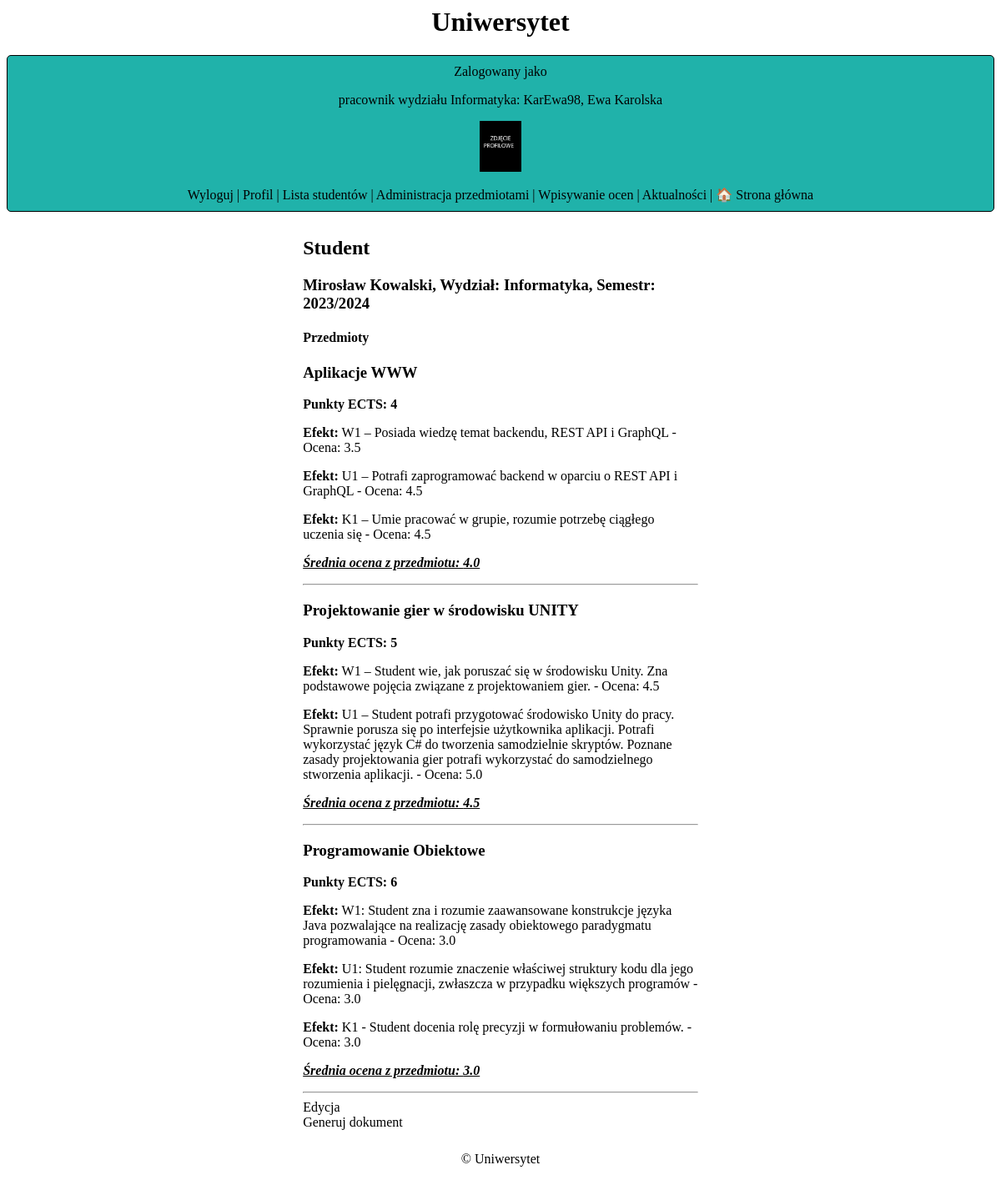
Page /users/3/ (signed in) on the committed database.
### uczelnia/models.py (models this page shows, shortened)
class CustomUser(AbstractUser):
    first_name = models.CharField(max_length=100, blank=False, null=False)
    last_name = models.CharField(max_length=100, blank=False, null=False)
    avatar = models.ImageField(default='default.png', upload_to='profile_pics')
    birthday = models.DateField(default=date(2000, 1, 1))
    phone = models.CharField(max_length=9, blank=False)
    address = models.CharField(max_length=100, blank=False)
    semester = models.CharField(max_length=100, default="2023/2024")  # semestr na którym jest student
    department = models.ForeignKey(Department, on_delete=models.CASCADE,
                                   null=False)  # w jakim wydziale studiuje student lub zatrudniony jest pracownik
    is_employee = models.BooleanField(default=False)  # czy użytkownik jest pracownikiem
    is_verified = models.BooleanField(default=False) #veryfikacja przez admina

class Department(models.Model):
    name = models.CharField(max_length=100, blank=False, null=False)
    def __str__(self):
        return self.name

class Subject(models.Model):
    name = models.CharField(max_length=100, blank=False, null=False)  # nazwa przedmiotu
    purpose = models.TextField(default="")  # cel kształcenia
    effects = models.TextField(default="")  # efekty kształcenia
    teacher = models.ForeignKey(CustomUser, on_delete=models.CASCADE)  # przypiany do przedmiotu nauczyciel
    semester = models.CharField(max_length=100, default="2023/2024")  # semestr na którym jest student
    ects_points = models.IntegerField(default=0, verbose_name='Punkty ECTS')

class Education(models.Model):
    GRADE_CHOICES = [
        (2.0, '2.0'),
        (3.0, '3.0'),
        (3.5, '3.5'),
        (4.0, '4.0'),
        (4.5, '4.5'),
        (5.0, '5.0'),
    ]
    student = models.ForeignKey(CustomUser, on_delete=models.CASCADE) # którego studenta dotyczy ocena
    subject = models.ForeignKey(Subject, on_delete=models.CASCADE)  # z jakiego przedmiotu jest ocena
    effect = models.CharField(max_length=140, default="")
    grade = models.FloatField(choices=GRADE_CHOICES, default=2.0)

### uczelnia/views.py (the view)
# urls.py: path('users/<int:pk>/', UserDetailsView.as_view(), name='user_details'),
class UserDetailsView(DetailView):
    model = CustomUser
    template_name = 'user_details.html'
    context_object_name = 'customuser'
    def get_context_data(self, **kwargs):
        context = super().get_context_data(**kwargs)
        user = self.get_object()
        educations = Education.objects.filter(student=user)
        subjects_details = {}
        for education in educations:
            if education.subject not in subjects_details:
                subjects_details[education.subject] = {
                    'effects_grades': [],
                    'ects_points': education.subject.ects_points
                }
            subjects_details[education.subject]['effects_grades'].append((education.effect, education.grade))
        for subject, details in subjects_details.items():
            grades = [grade for effect, grade in details['effects_grades']]
            average_grade = sum(grades) / len(grades) if grades else 0
            details['average_grade'] = round_half_up(average_grade)
        context['subjects_details'] = subjects_details.items()
        return context

### uczelnia/views.py (called while the page is built)
def round_half_up(n):
    return round(n * 2) / 2

### uczelnia/templates/user_details.html
{% extends 'base.html' %} {% block content %}
  <h2>Student</h2>
  <h3>{{ customuser.first_name }} {{ customuser.last_name }}, Wydział: {{ customuser.department.name }}, Semestr: {{ customuser.semester }}</h3>
  <h4>Przedmioty</h4>
  {% for subject, details in subjects_details %}
    <h3>{{ subject.name }}</h3>
      <p><b>Punkty ECTS: {{ details.ects_points }}</b></p>
    {% for effect, grade in details.effects_grades %}
      {% if effect %}
          <p><b>Efekt:</b> {{ effect }} - Ocena: {{ grade }}</p>
      {% endif %}
    {% endfor %}
      <p><em><u><b>Średnia ocena z przedmiotu: <strong>{{ details.average_grade }}</strong></b></u></em></p>
    <hr>
  {% endfor %}
  <a href="{% url 'user_update' pk=customuser.pk %}">Edycja</a>
  <br>
  <a href="{% url 'user_pdf' pk=customuser.pk %}">Generuj dokument</a>
{% endblock %}

### uczelnia/templates/base.html
{% load static %}
<head>
  <link rel="stylesheet" href="{% static 'style.css' %}" />
</head>
<body>
  <center>
      <h1>Uniwersytet</h1>
      <header>
          {% if user.is_authenticated %}
          Zalogowany jako
        {% if user.is_superuser %}
          <p>Administrator: {{ user.username }}</p>
        {% elif user.is_employee %}
          <p>pracownik wydziału {{user.department}}: {{ user.username }}, {{user.first_name}} {{user.last_name}}</p>
        {% else %}
          <p>student wydziału {{user.department}}: {{ user.username }}, {{user.first_name}} {{user.last_name}}, semestr {{user.semester}}</p>
        {% endif %}
        <img src="{{user.avatar.url}}" width="50px">
<br>  <br>
      <a href="{% url 'logout' %}">Wyloguj</a>
      |
      <a href="{% url 'edit_profile' %}">Profil</a>
      |
        {% if user.is_superuser %}
          <p>Administrator: {{ user.username }}</p>
            <a href="{% url 'admin_home' %}">Panel Administratora</a> |
          <a href="{% url 'verification_list' %}">Weryfikacja użytkowników</a> |
            <a href="{% url 'news_list' %}">Aktualności</a>
        {% elif user.is_employee %}
              <a href="{% url 'user_list' %}">Lista studentów</a>
               |
              <a href="{% url 'subject_list' %}">Administracja przedmiotami</a>
              |
              <a href="{% url 'education_list' %}">Wpisywanie ocen</a> |
            <a href="{% url 'news_list' %}">Aktualności</a>
        {% else %}
              <a href="{% url 'education_list' %}">Nauka</a> |
            <a href="{% url 'news_list' %}">Aktualności</a>
        {% endif %}
      {% else %}
      <p>Nie jesteś zalogowany</p>
      <a href="{% url 'login' %}">Logowanie</a>|
      <a href="{% url 'signup' %}">Rejestracja</a>
      {% endif %} |
      <a href="{% url 'home' %}">🏠 Strona główna</a>
    </header>
  </center>
  <main class="center">{% block content %} {% endblock %}</main>
  <center>
    <footer>
      <p>&copy; {{ year }} Uniwersytet</p>
    </footer>
  </center>
</body>

### uczelnia/static/style.css (style rules this page uses)
body { font-family: verdana; }
a:link { color: #000000; text-decoration: none; }
.center { margin: auto; width: 40%; padding: 10px; }
header { margin-left: auto; margin-right: auto; background-color: lightseagreen; border-radius: 5px; border: #000000 1px solid; padding: 10px; }
main { margin-left: auto; margin-right: auto; }
footer { margin-left: auto; margin-right: auto; }

### rows in the picture
CustomUser: department "Informatyka", username "KarEwa98", first_name "Ewa", last_name "Karolska", avatar (picture)
CustomUser: first_name "Mirosław", last_name "Kowalski", department.name "Informatyka", semester "2023/2024"
Subject: name "Aplikacje WWW", ects_points "4", average_grade "4.0"
Education: effects_grades "W1 – Posiada wiedzę temat backendu, REST API i GraphQL", effects_grades "3.5"
Education: effects_grades "U1 – Potrafi zaprogramować backend w oparciu o REST API i GraphQL", effects_grades "4.5"
Education: effects_grades "K1 – Umie pracować w grupie, rozumie potrzebę ciągłego uczenia się", effects_grades "4.5"
Subject: name "Projektowanie gier w środowisku UNITY", ects_points "5", average_grade "4.5"
Education: effects_grades "W1 – Student wie, jak poruszać się w środowisku Unity. Zna podstawowe pojęcia związane z projektowaniem gier.", effects_grades "4.5"
Education: effects_grades "U1 – Student potrafi przygotować środowisko Unity do pracy. Sprawnie porusza się po interfejsie użytkownika aplikacji. Potrafi wykorzystać język C# do tworzenia samodzielnie skryptów. Poznane zasady projektowania gier potrafi wykorzystać do samodzielnego stworzenia aplikacji.", effects_grades "5.0"
Subject: name "Programowanie Obiektowe", ects_points "6", average_grade "3.0"
Education: effects_grades "W1: Student zna i rozumie zaawansowane konstrukcje języka Java pozwalające na realizację zasady obiektowego paradygmatu programowania", effects_grades "3.0"
Education: effects_grades "U1: Student rozumie znaczenie właściwej struktury kodu dla jego rozumienia i pielęgnacji, zwłaszcza w przypadku większych programów", effects_grades "3.0"
Education: effects_grades "K1 - Student docenia rolę precyzji w formułowaniu problemów.", effects_grades "3.0"
